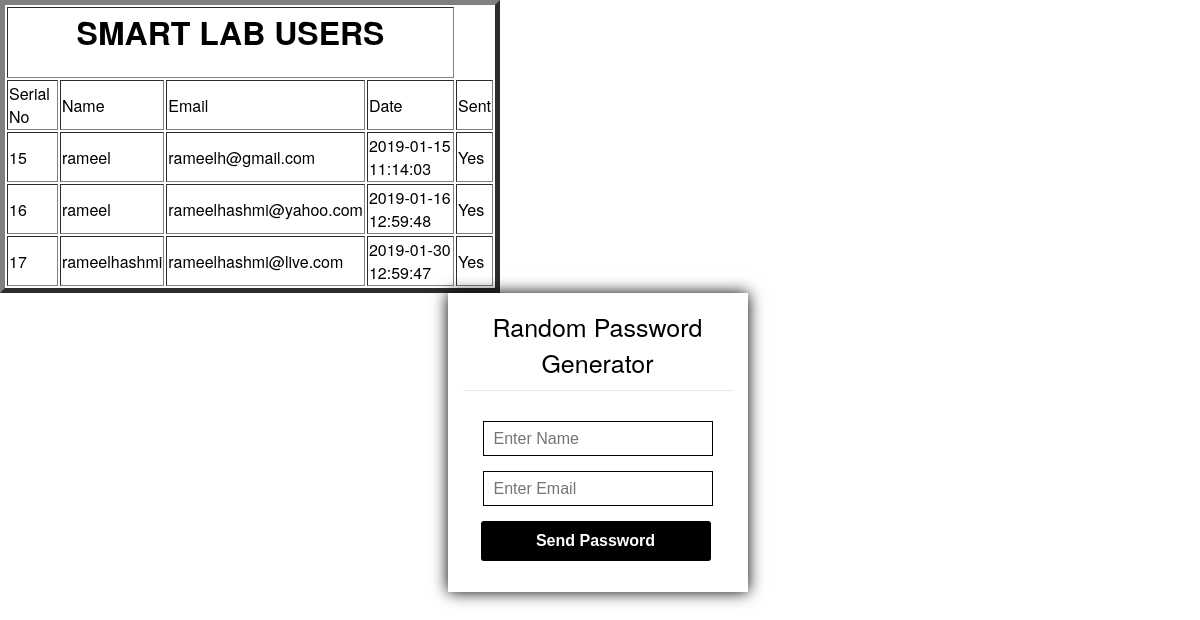
The page /webserver/adminpanel.php on the database its author committed.
### tables this page shows
CREATE TABLE `activated` (
  `sno` int(11) NOT NULL,
  `name` varchar(60) NOT NULL,
  `email` varchar(80) NOT NULL,
  `created` timestamp NOT NULL DEFAULT CURRENT_TIMESTAMP,
  `pass_sent` text NOT NULL
);

### webserver/adminpanel.php (the view, shortened to what this page needs)
<table style="width: 500px;" border="5" >
	<tr><th colspan="4"><h1>SMART LAB USERS</h1></th></tr>
<tr>
	<td>
		Serial No
	</td>
	<td>
		Name
	</td>
<td>
	Email
</td>
<td>
	Date
</td>
<td>
	Sent
</td>
</tr>
<?php
$host='localhost';
$user='root';
$db='iotlab';
$pass='';
$con=mysqli_connect($host,$user,$pass,$db);
	$query= "SELECT * FROM activated";
	$result=mysqli_query($con,$query);
	while ($row=mysqli_fetch_array($result)) {
echo "<tr>";
		echo"<td>".$row['sno']."</td>";
		echo"<td>".$row['name']."</td>";
		echo"<td>".$row['email']."</td>";
		echo"<td>".$row['created']."</td>";
		echo"<td>".$row['pass_sent']."</td>";
		echo "</tr>";
	}
?>
</table>
<html>
<head>
<link type="text/css" rel="stylesheet" href="style.css"/>
</head>
<body>
<div id="wrapper">
<div id="signup_form">
<p id="signup_label">Random Password Generator</p>
<form method="post"action="adminpanel.php">
 <input type="text" name="name" id="name" placeholder="Enter Name" required>
 <br>
 <input type="text" name="email" placeholder="Enter Email" required>
 <br>
 <input type="submit" name="send" value="Send Password">
</form>
</div>

### webserver/style.css (style rules this page uses)
body { margin:0 auto; padding:0px; text-align:center; width:100%; font-family: "Myriad Pro","Helvetica Neue",Helvetica,Arial,Sans-Serif; background-color:#white; }
#wrapper { margin:0 auto; padding:0px; text-align:center; width:995px; }
#signup_form { background-color:white; width:270px; margin-left:345px; box-shadow:0px 0px 15px 0px; padding:15px; }
#signup_form #signup_label { color:black; margin:0px; padding-bottom:10px; margin-bottom:30px; font-size:25px; border-bottom:1px solid #E6E6E6; }
#signup_form input[type="text"] { width:230px; height:35px; padding-left:10px; font-size:16px; margin-bottom:15px; border:1px solid ; color:black; }
#signup_form input[type="submit"] { width:230px; margin-left:-4px; height:40px; font-size:16px; font-weight:bold; background-color:black; color:white; border:none; border-bottom:5px; border-radius:3px; }

### rows shown on the page
activated: sno "15", name "rameel", email "rameelh@gmail.com", created "2019-01-15 11:14:03", pass_sent "Yes"
activated: sno "16", name "rameel", email "rameelhashmi@yahoo.com", created "2019-01-16 12:59:48", pass_sent "Yes"
activated: sno "17", name "rameelhashmi", email "rameelhashmi@live.com", created "2019-01-30 12:59:47", pass_sent "Yes"
